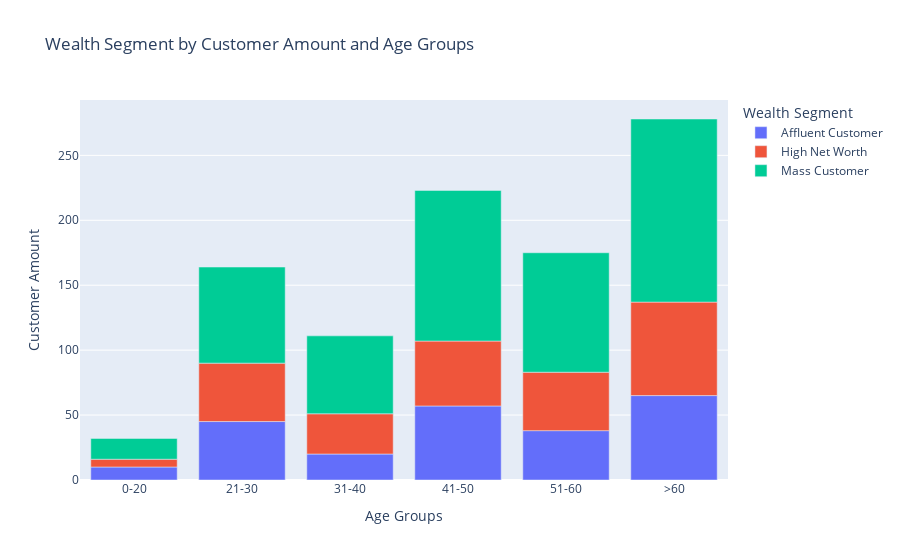

Notebook code cell kept with this figure:
### Code cell
import plotly.express as px


fig = px.bar(wealth_ppl_flat,
             x="A_group",
             y="fname",
             color="wealth_segment",
             title="Wealth Segment by Customer Amount and Age Groups",
             labels={'fname':'Customer Amount',
                     'A_group':'Age Groups',
                     'wealth_segment':'Wealth Segment'},
             #text=Age_label,

             )
fig.show()

### Figure 1 — Plotly figure (JSON) as saved in the notebook; plotly's stock layout.template omitted (floating-point values rounded to 4 significant figures)
{"data": [{"alignmentgroup": "True", "hoverlabel": {"namelength": 0}, "hovertemplate": "Wealth Segment=Affluent Customer<br>Age Groups=%{x}<br>Customer Amount=%{y}", "legendgroup": "Affluent Customer", "marker": {"color": "#636efa"}, "name": "Affluent Customer", "offsetgroup": "Affluent Customer", "orientation": "v", "showlegend": true, "textposition": "auto", "type": "bar", "x": ["0-20", "21-30", "31-40", "41-50", "51-60", ">60"], "xaxis": "x", "y": [10, 45, 20, 57, 38, 65], "yaxis": "y"}, {"alignmentgroup": "True", "hoverlabel": {"namelength": 0}, "hovertemplate": "Wealth Segment=High Net Worth<br>Age Groups=%{x}<br>Customer Amount=%{y}", "legendgroup": "High Net Worth", "marker": {"color": "#EF553B"}, "name": "High Net Worth", "offsetgroup": "High Net Worth", "orientation": "v", "showlegend": true, "textposition": "auto", "type": "bar", "x": ["0-20", "21-30", "31-40", "41-50", "51-60", ">60"], "xaxis": "x", "y": [6, 45, 31, 50, 45, 72], "yaxis": "y"}, {"alignmentgroup": "True", "hoverlabel": {"namelength": 0}, "hovertemplate": "Wealth Segment=Mass Customer<br>Age Groups=%{x}<br>Customer Amount=%{y}", "legendgroup": "Mass Customer", "marker": {"color": "#00cc96"}, "name": "Mass Customer", "offsetgroup": "Mass Customer", "orientation": "v", "showlegend": true, "textposition": "auto", "type": "bar", "x": ["0-20", "21-30", "31-40", "41-50", "51-60", ">60"], "xaxis": "x", "y": [16, 74, 60, 116, 92, 141], "yaxis": "y"}], "layout": {"barmode": "relative", "legend": {"title": {"text": "Wealth Segment"}, "tracegroupgap": 0}, "title": {"text": "Wealth Segment by Customer Amount and Age Groups"}, "xaxis": {"anchor": "y", "domain": [0.0, 1.0], "title": {"text": "Age Groups"}}, "yaxis": {"anchor": "x", "domain": [0.0, 1.0], "title": {"text": "Customer Amount"}}}}
